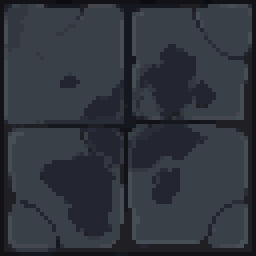
#> input picture assets/environment/docks12/antessala/antessala_floor_drain.png, 64 x 64 px, given in place of wall_cap_0.png, which was not available (shown 4 times larger)
$ python make_scenery_017.py
#> lines starting #> are read from the running program, lines starting #| are printed output that depends on the picture; pictures that were not available may be replaced by others from this repository, and a replacement may not be noted
"""Cenário 0.17 (Tarefa C) — variantes de parede, decals de chão e microbiomas novos.

Gera, com numpy+PIL, na mesma linguagem visual de make_props_hd.py
(contorno escuro, luz de cima-esquerda, rampas de cor):

  assets/environment/docks12/walls/{cult,abyssal,rail}/<tile>.png
      peles da fachada por ambiente (recolor + detalhe das peças docks12)
  assets/environment/docks12/decals/*.png
      manchas/rachaduras/algas/etc. planas, alpha, espalhadas por seed
  assets/environment/docks12/{depot,lighthouse,drydock,cellar,boss}/*.png
      pisos 64x64 e props dos microbiomas novos
  assets/environment/docks12/props/npc_fisherman.png
      pescador da sala de história (quest 0.17)

Uso: python tools/make_scenery_017.py   (prévia em art/scenery-017-preview.png)
"""
from pathlib import Path
import math, random
import numpy as np
from PIL import Image

ROOT = Path(__file__).resolve().parents[1]
BASE = ROOT / "assets/environment/docks12"
R = random.Random(17017)

class C:
    def __init__(s, w, h): s.w, s.h = w, h; s.a = np.zeros((h, w, 4), np.uint8)
    def px(s, x, y, c):
        x, y = int(x), int(y)
        if 0 <= x < s.w and 0 <= y < s.h: s.a[y, x] = c if len(c) == 4 else (*c, 255)
    def get(s, x, y): return tuple(s.a[int(y), int(x)]) if 0 <= x < s.w and 0 <= y < s.h else (0, 0, 0, 0)
    def rect(s, x0, y0, x1, y1, c):
        for y in range(int(y0), int(y1) + 1):
            for x in range(int(x0), int(x1) + 1): s.px(x, y, c)
    # [5 lines left out: function ellipse, not called in this run]
    def line(s, x0, y0, x1, y1, c):
        n = int(max(abs(x1 - x0), abs(y1 - y0))) + 1
        for i in range(n + 1): s.px(x0 + (x1 - x0) * i / n, y0 + (y1 - y0) * i / n, c)
    # [16 lines left out: functions noise, outline, save, not called in this run]

def ramp(cols):
    """Interpola uma lista de cores em n tons."""
    return cols

# [4 lines left out: function vramp, not called in this run]

# ------------------------------------------------------------------ peles de parede
WALL_TILES = ["wall_cap_0", "wall_cap_1", "wall_cap_2", "wall_cap_3", "wall_cap_4",
              "brick_base", "brick_base2", "brick_damaged", "brick_hole", "brick_pipe", "brick_window",
              "wall_base_0", "wall_base_1", "wall_base_2", "wall_base_3", "wall_base_4",
              "wall_corner_0", "wall_corner_1", "side_cap"]

def recolor(name, mul, speck=None, streaks=0, glyphs=False):
#> called with name = 'wall_cap_0', mul = (0.6, 0.55, 0.74), speck = ((70, 60, 92), 0.03), streaks = 0, glyphs = True
    src = np.array(Image.open(BASE / "tiles" / (name + ".png")).convert("RGBA")).astype(np.float32)
    a = src.copy()
    lum = a[..., :3].mean(-1, keepdims=True)
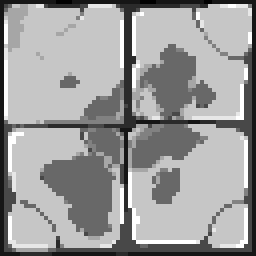
#> lum: shape (64, 64, 1) float32 (shown 4 times larger); min 14.33, max 78.67, mean 53.8; drawn with min black and max white
    a[..., :3] = np.clip(a[..., :3] * np.array(mul), 0, 255)
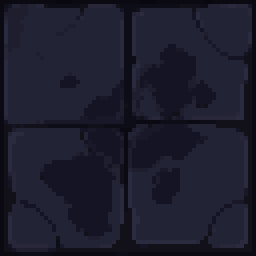
#> a: shape (64, 64, 4) float32 (shown 4 times larger); mean R, G, B, A 28.7, 29, 45, 255
    out = a.astype(np.uint8)
    h, w = out.shape[:2]
#> h = 64; w = 64
    if speck:   # cracas/musgo: pontos claros/escuros por cima
        for _ in range(int(w * h * speck[1])):
            x, y = R.randrange(w), R.randrange(h)
            if out[y, x, 3] > 0: out[y, x, :3] = speck[0]
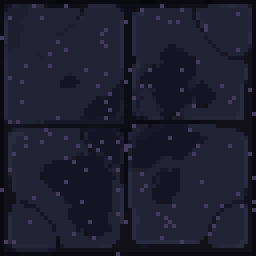
#> out: shape (64, 64, 4) (shown 4 times larger); mean R, G, B, A 29.6, 29.5, 46.1, 255
    if streaks:  # infiltração: listras verticais escuras descendo do topo
        for _ in range(streaks):
            x = R.randrange(w); ln = R.randrange(h // 3, h)
            for y in range(ln):
                if out[y, x, 3] > 0:
                    out[y, x, :3] = (out[y, x, :3] * 0.72).astype(np.uint8)
    if glyphs and "brick" in name:   # runas do culto gravadas no tijolo
        for _ in range(2):
            x0, y0 = R.randrange(8, max(9, w - 24)), R.randrange(8, max(9, h - 20))
            for k in range(6):
                x, y = x0 + k * 3, y0 + (k % 3) * 4
                if out[y, x, 3] > 0: out[y, x, :3] = (96, 190, 150)
    return Image.fromarray(out)

def wall_sets():
    sets = {
        # culto: pedra fria escura arroxeada, runas verdes esmaecidas
        "cult": ((0.60, 0.55, 0.74), {"speck": ((70, 60, 92), 0.03), "glyphs": True}),
        # abissal: pedra molhada azul-esverdeada, cracas, infiltração
        "abyssal": ((0.52, 0.66, 0.70), {"speck": ((150, 170, 160), 0.02), "streaks": 4}),
        # rail: concreto/ferro de obra — dessaturado e mais claro
        "rail": ((0.88, 0.86, 0.84), {"speck": ((90, 88, 96), 0.02)}),
    }
    for sname, (mul, fx) in sets.items():
        for t in WALL_TILES:
            img = recolor(t, mul, speck=fx.get("speck"), streaks=fx.get("streaks", 0), glyphs=fx.get("glyphs", False))
            out = BASE / "walls" / sname / (t + ".png")
            out.parent.mkdir(parents=True, exist_ok=True)
            img.save(out)
        print("wall set", sname)

# ------------------------------------------------------------------ decals de chão (alpha, planos)
# [68 lines left out: functions decal_stain, decal_crack, decal_scorch, decal_algae, decal_fishbones, decal_glyph and 1 more, not called in this run]

TAU = math.tau

# [116 lines left out: functions decals, concrete, planks, floor_depot, floor_lighthouse, floor_drydock and 2 more, not called in this run]

PI = math.pi

# ------------------------------------------------------------------ props novos
# [102 lines left out: functions prop_depot_shells, prop_depot_sign, prop_dock_scaffold, prop_dock_chain, prop_cellar_float, prop_boss_skull_pile and 3 more, not called in this run]

if __name__ == "__main__":
#> (the run stopped early here; a loop or call above may not have finished)

$ run again, on assets/environment/docks12/chapel/chapel_floor_eye.png
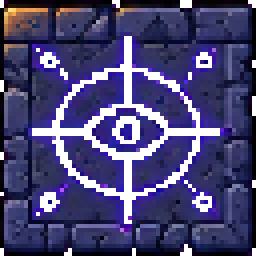
#> input picture assets/environment/docks12/chapel/chapel_floor_eye.png, 64 x 64 px, given in place of wall_cap_0.png, which was not available (shown 4 times larger)
#> in recolor, `lum = a[..., :3].mean(-1, keepdims=True)`:
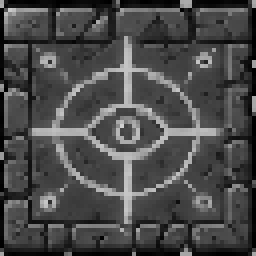
#> lum: shape (64, 64, 1) float32 (shown 4 times larger); min 0, max 209, mean 74.3
#> after the loop in recolor, `for _ in range(int(w * h * speck[1])):`:
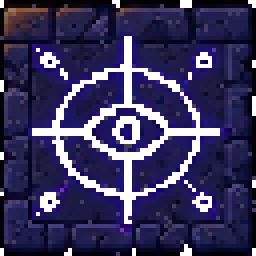
#> out: shape (64, 64, 4) (shown 4 times larger); mean R, G, B, A 39.6, 24.6, 84.5, 223.5; transparent parts drawn white
